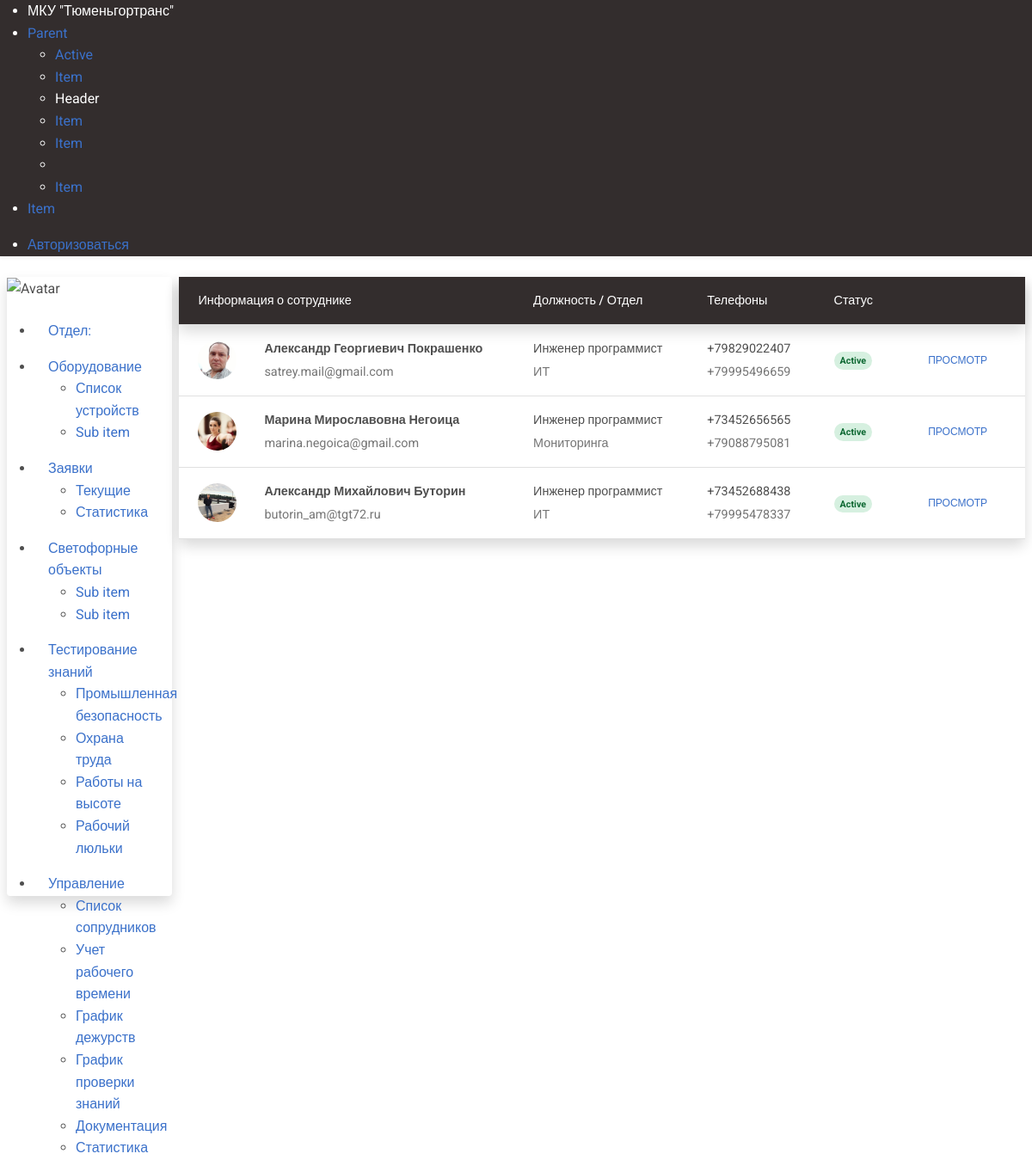
Before: /users/user_list/ with the older database file.
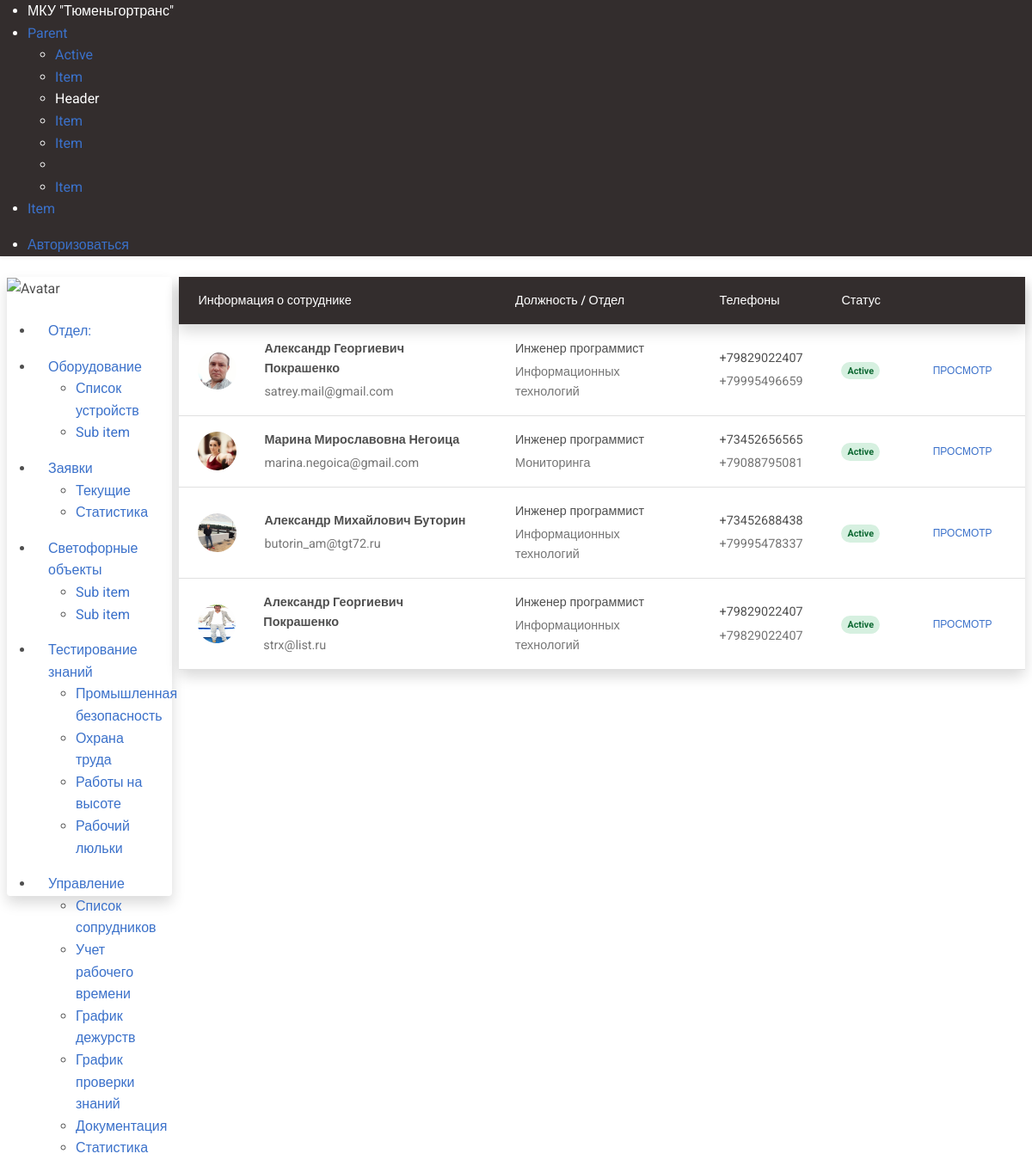
After: the same page with the newer database file.
### users/models.py (models this page shows, shortened)
class CustomUser(AbstractUser):
    middle_name = models.CharField('Отчество', max_length=50, blank=True, null=True)
    date_of_birth = models.DateField(blank=True, null=True, verbose_name='Дата рождения')
    phone_number_work = models.CharField('Рабочий телефон', max_length=16, blank=True, null=True)
    phone_number_mobile = models.CharField('Мобильный телефон', max_length=12, blank=True, null=True)
    department = models.ForeignKey(Department, blank=True, null=True, on_delete=models.CASCADE, verbose_name='Отдел')
    avatar = models.ImageField(upload_to='avatars/', blank=True, null=True)
    position = models.ForeignKey(Position, blank=True, null=True, on_delete=models.CASCADE, verbose_name='Должность')
    date_of_employment = models.DateField(blank=True, null=True, verbose_name='Дата трудоустройства')
    class Meta:
        verbose_name = 'Пользователь'
        verbose_name_plural = 'Пользователи'

class Department(models.Model):
    department = models.CharField('Отдел', max_length=50)
    slug = models.CharField('Слаг', max_length=70, blank=True)
    class Meta:
        verbose_name = "Отдел"
        verbose_name_plural = "Отделы"
    def __str__(self):
        return self.department

### users/views.py (the view)
# urls.py: path('user_list/', CustomUserListView.as_view(), name='user_list'),
class CustomUserListView(ListView):
    model = CustomUser
    template_name = 'users/user_list.html'
    paginate_by = 10

### templates/users/user_list.html (shortened to what this page needs)
{% extends 'users/main.html' %}
{% block content %}
<div class="card m-2 shadow">
<table class="table align-middle mb-0 bg-white">
  <thead class="bg-dark text-white shadow">
    <tr class="">
      <th>Информация о сотруднике</th>
      <th>Должность / Отдел</th>
      <th>Телефоны</th>
      <th>Статус</th>
      <th></th>
    </tr>
  </thead>
  <tbody>
  {% for user in object_list %}
    <tr class="table-row">
      <td>
        <div class="d-flex align-items-center">
          <img
              src="{{ user.avatar.url }}"
              alt=""
              style="width: 45px; height: 45px"
              class="rounded-circle me-3"
              />
          <div class="ms-3">
            <p class="fw-bold mb-1">{{ user.first_name }}  {{ user.middle_name }} {{ user.last_name }}</p>
            <p class="text-muted mb-0">{{ user.email }}</p>
          </div>
        </div>
      </td>
      <td>
        <p class="fw-normal mb-1">Инженер программист</p>
        <p class="text-muted mb-0">{{ user.department }}</p>
      </td>
      <td>
        <p class="fw-normal mb-1">{% if user.phone_number_work %}{{ user.phone_number_work }}{% endif %}</p>
        <p class="text-muted mb-0">{% if user.phone_number_mobile %}{{ user.phone_number_mobile }}{% endif %}</p>
      </td>
      <td>
        <span class="badge badge-success rounded-pill d-inline">Active</span></td>
      <td>
        <button type="button" class="btn btn-link btn-sm btn-rounded">
          <a href="{% url 'user_detail' user.pk %}">Просмотр</a>
        </button>
      </td>
    </tr>
    {% endfor %}
  </tbody>
</table>
</div>
{% endblock %}

Changed rows visible on the page:
changed CustomUser "satrey.mail@gmail.com": department "ИТ" → "Информационных технологий"
changed through a linked row, CustomUser "Михайлович": department "ИТ" → "Информационных технологий"
added CustomUser: avatar (picture), first_name "Александр", middle_name "Георгиевич", last_name "Покрашенко", email "strx@list.ru", department "Информационных технологий", phone_number_work "+79829022407", phone_number_mobile "+79829022407"
